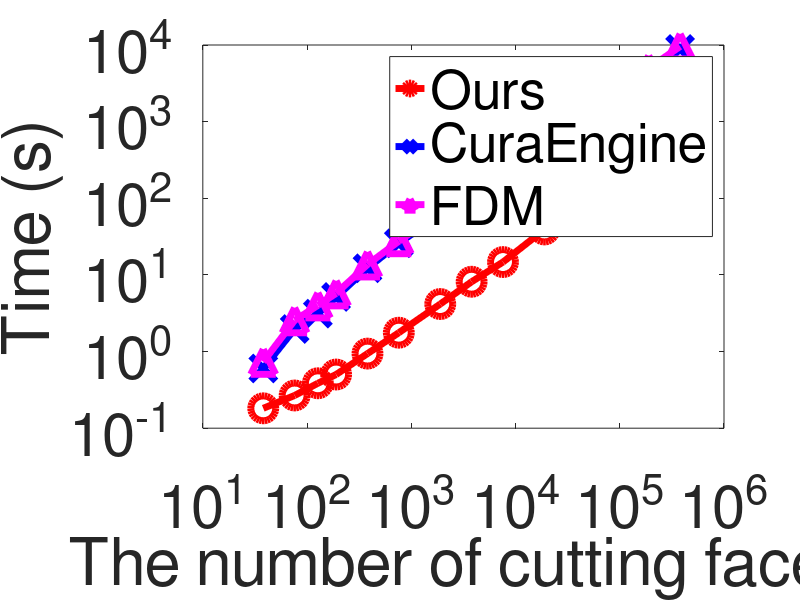

Reproduce this figure in MATLAB.
%% 2023.01.01 by WR
% 该脚本用来实现模型多切片展示
% Input：每个切片之间间隔 △z
% Output：剖面构成的三维图

% [Vertices1, triangles1] = loadOFF_seq('Model4.off');
% V = reshape(Vertices1, size(Vertices1, 2), size(Vertices1, 3));
% F = triangles1;
% Min_z = min(V(:, 3));
% Max_z = max(V(:, 3));
% Z_set = (Min_z+0.1):1.0:Max_z;
% polygon_set1 = cell(1, length(Z_set));
% polygon_set2 = cell(1, length(Z_set));
% tic;
% parfor i = 1:length(Z_set)
%     [inter_V_1_3D, inter_V_2_3D] = Plot_polygons(Z_set(i));
%     polygon_set1{i} = inter_V_1_3D(:,:);
%     polygon_set2{i} = inter_V_2_3D(:,:);
% end
% toc;
% disp(['计算时间',num2str(toc)]);
% 
% figure
% % hold on
% for ii = 1:length(Z_set)
%     intersect_V_1 = [];
%     inter_V_1 = [];
%     inter_V_2 = [];
%     inter_V_1 = polygon_set1{ii};
%     inter_V_2 = polygon_set2{ii};
%     for iii = 1:length(inter_V_2)
%         intersect_V_1 = [inter_V_1(iii,:);inter_V_2(iii,:)];
%         plot3(intersect_V_1(:,1),intersect_V_1(:,2), intersect_V_1(:,3), 'k', 'LineWidth', 3);
%         hold on
%     end
%     hold on
% end

% x=[76, 127, 190, 380, 759, 1896, 3791];
% a=[0.55063, 0.68203, 0.90375, 1.7162, 3.1738, 7.5006, 14.8861];
% plot(x,a,'--pb',...
%     'LineWidth',4,...
%     'MarkerSize',15,...
%     'MarkerEdgeColor','b')
% 
% % axis([0,8,0,700])  %确定x轴与y轴框图大小
% % set(gca,'XTick',[0:1:8]) %x轴范围1-6，间隔1
% % set(gca,'YTick',[0:100:700]) %y轴范围0-700，间隔100
% % legend('算法1','算法2','算法3');   %右上角标注
% xlabel('The number of cutting faces')  %x轴坐标描述
% ylabel('Time(s)') %y轴坐标描述
% 
% 切片与准确率关系曲线
x=[38, 76, 127, 190, 380, 759, 1896, 3791, 7581, 18951, 37901, 75801, 189502, 379330];
% a=[0.2277, 0.5223, 0.8193, 0.8193, 0.9134, 0.9554, 0.9678, 0.9752, 0.9851, 0.9901, 0.9926, 0.9926, 0.9950, 1];
a=[0.18174, 0.26719, 0.38558, 0.50147, 0.94038, 1.76140, 4.1690, 8.1431, 14.7181, 39.1846, 79.9833, 159.0183, 387.8169, 761.4147];
b=[0.60126, 1.96831, 3.125, 5.160, 12.230, 25.8686, 61.881, 126.2519, 258.4269, 593.8854, 1012.5017, 2099.2167, 4129.788, 8875.20];
c=[0.7349, 2.5563, 4.0016, 5.738, 13.68203, 27.5006, 65.27135, 135.8861, 271.90375, 623.7162, 1236.2519, 2569.3467, 4979.2478, 9563.3753];
% plot(x,a,'-*',...
%     'LineWidth',5,...
%     'MarkerSize',18,...
%     'Color','m',...
%     'MarkerEdgeColor','c')

plot(x,a,'-o',...
    'LineWidth',5,...
    'MarkerSize',18,...
    'Color','r',...
    'MarkerEdgeColor','r')
hold on

plot(x,b,'-x',...
    'LineWidth',5,...
    'MarkerSize',18,...
    'Color','b',...
    'MarkerEdgeColor','b')
hold on

plot(x,c,'-^',...
    'LineWidth',5,...
    'MarkerSize',18,...
    'Color','m',...
    'MarkerEdgeColor','m')

% axis([0,8,0,700])  %确定x轴与y轴框图大小
% set(gca,'xtick',0:100:2500)  
% set(gca,'XTick',[0:10:379003]) %x轴范围1-6，间隔1
% set(gca,'YTick',[0:100:700]) %y轴范围0-700，间隔100
legend('Ours','CuraEngine','FDM');   %右上角标注
set(gca,'FontSize',43);
set(gca, 'xscale', 'log');
set(gca, 'yscale', 'log');
xlabel('The number of cutting faces')  %x轴坐标描述
% xlabel('The number of slicing faces(log10)')  %x轴坐标描述
% ylabel('Defect detection rate') %y轴坐标描述
ylabel('Time (s)') %y轴坐标描述
